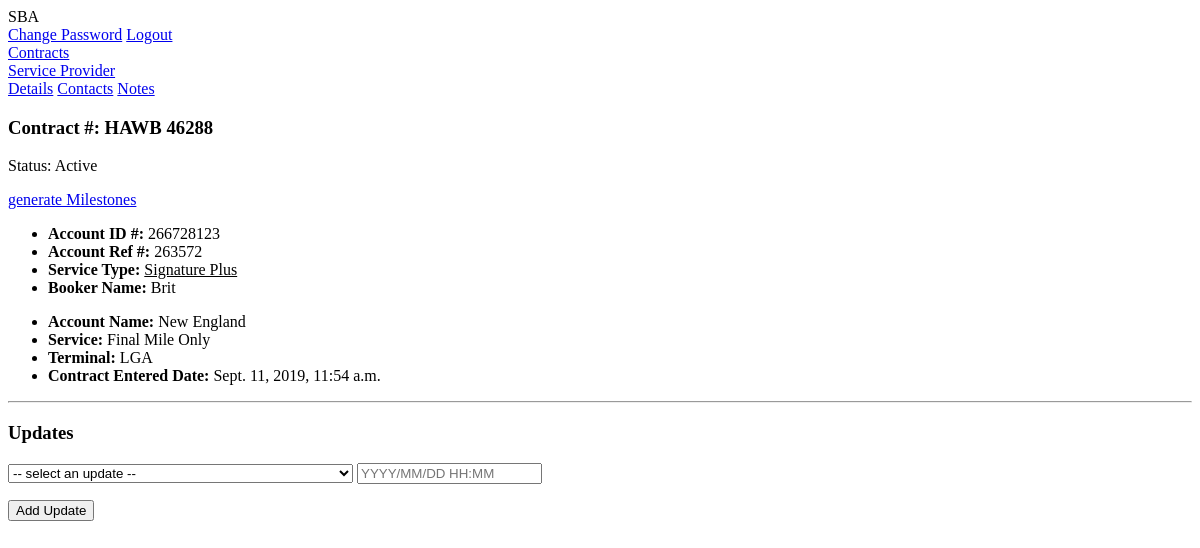
The page /contracts/9/ (signed in) on the database as committed earlier.
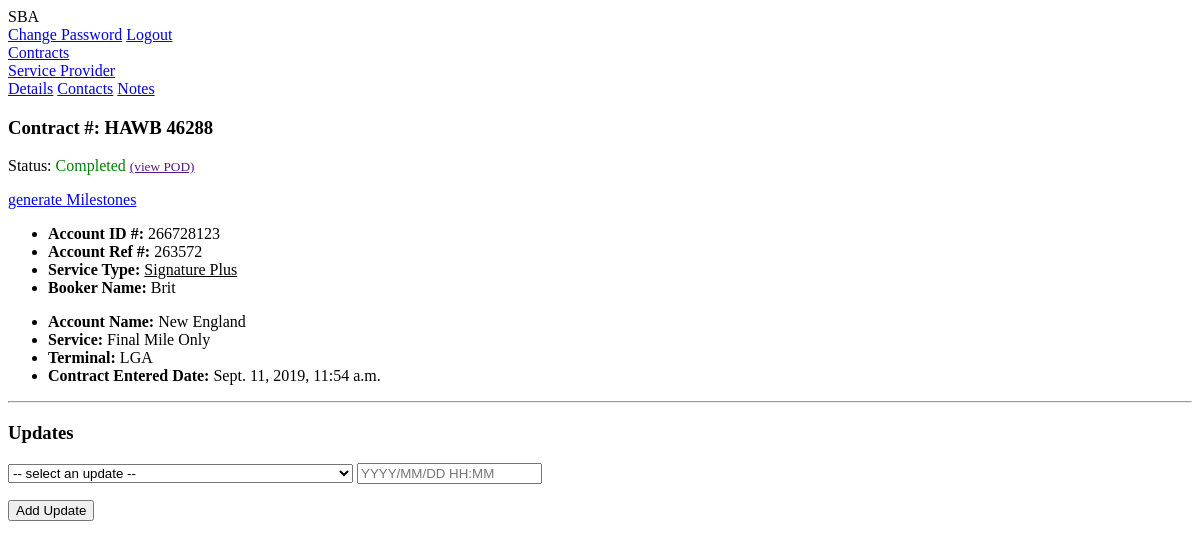
The same page on the database as committed later.
### service_providers/views.py (the view, shortened to what this page needs)
def contractsDetailsView(req, contract_id):
    if req.method == "GET":
        contract = Contract.objects.get(id=contract_id)
        try:
            pod_img = DeliveryConfirmed.objects.filter(
                contract_id=contract_id).first()
        except DeliveryConfirmed.DoesNotExist:
            pod_img = None
        return render(req, 'contracts_details.html', {'contract': contract, 'pod_img': pod_img})

### service_providers/templates/contracts_details.html (shortened to what this page needs)
{% extends 'partials/sp_base.html' %}
{% block content %}
<div class="contracts-details-header sp-body">
    <div class="contracts-details-header-main">
        <h3>Contract #: {{ contract.num }}</h3>
        <p>Status:
            <span>
                {% if contract.is_canceled %}
                <span style="color:red;">Canceled</span>
                {%elif contract.delivery_confirmed%}
                <span style="color:green;">Completed</span>
                {%else%}Active{%endif%}
            </span>
            {% if contract.delivery_confirmed %}
            <a href="{{ pod_img.signed_pod.url }}" target="_blank"><small>(view POD)</small></a>
            {% endif %}
        </p>
        <p><a href="{% url 'sp:milestones' contract.id %}" target="_blank">generate Milestones</a></p>
    </div>
    <div class="contracts-details-header-minor">
        <div class="row">
            <div class="col-6">
                <ul>
                    <li><b>Account ID #:</b> {{ contract.account_id_num }}123</li>
                    <li><b>Account Ref #:</b> {{ contract.account_ref_num }}</li>
                    <li><b>Service Type:</b> <u>{{ contract.service_type }}</u></li>
                    <li><b>Booker Name:</b> {{ contract.booker_name }}</li>
                </ul>
            </div>
            <div class="col-6">
                <ul>
                    <li><b>Account Name:</b> {{ contract.account_name }}</li>
                    <li><b>Service:</b> {{ contract.service }}</li>
                    <li><b>Terminal:</b> {{ contract.terminal }}</li>
                    <li><b>Contract Entered Date:</b> {{ contract.time_added }}</li>
                </ul>
            </div>
        </div>
    </div>
    <hr>
    <div class="contracts-update">
        <h3>Updates</h3>
        <form method="POST" enctype="multipart/form-data">{% csrf_token %}
            <select name="update-event" id="update-select" onchange="updateFormChanged();">
                <option value="">-- select an update --</option>
            </select>
            <input type="text" id="update-datetime" name="update-datetime" placeholder="YYYY/MM/DD HH:MM" required>
            <p><input type="submit" class="btn btn-primary margin-top-tiny" value="Add Update"></p>
        </form>
    </div>
</div>
{% endblock %}

Rows that differ between the two databases and show on the page:
changed Contract "HAWB 46288": delivery_confirmed False → True (drawn)
Other text that changed with them:
text no longer shown: "Active"
text now shown: "Completed (view POD)"
